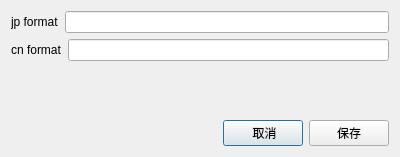
<?xml version="1.0" encoding="UTF-8"?>
<ui version="4.0">
 <class>DoubleLineFormatterDialog</class>
 <widget class="QDialog" name="DoubleLineFormatterDialog">
  <property name="geometry">
   <rect>
    <x>0</x>
    <y>0</y>
    <width>400</width>
    <height>157</height>
   </rect>
  </property>
  <property name="windowTitle">
   <string>Dialog</string>
  </property>
  <layout class="QVBoxLayout" name="verticalLayout_2">
   <item>
    <layout class="QVBoxLayout" name="verticalLayout">
     <item>
      <layout class="QHBoxLayout" name="horizontalLayout">
       <item>
        <widget class="QLabel" name="label">
         <property name="text">
          <string>jp format</string>
         </property>
        </widget>
       </item>
       <item>
        <widget class="QLineEdit" name="jpFormatEdit"/>
       </item>
      </layout>
     </item>
     <item>
      <layout class="QHBoxLayout" name="horizontalLayout_2">
       <item>
        <widget class="QLabel" name="label_2">
         <property name="text">
          <string>cn format</string>
         </property>
        </widget>
       </item>
       <item>
        <widget class="QLineEdit" name="cnFormatEdit"/>
       </item>
      </layout>
     </item>
    </layout>
   </item>
   <item>
    <spacer name="verticalSpacer">
     <property name="orientation">
      <enum>Qt::Orientation::Vertical</enum>
     </property>
     <property name="sizeHint" stdset="0">
      <size>
       <width>20</width>
       <height>18</height>
      </size>
     </property>
    </spacer>
   </item>
   <item>
    <layout class="QHBoxLayout" name="horizontalLayout_3">
     <item>
      <spacer name="horizontalSpacer">
       <property name="orientation">
        <enum>Qt::Orientation::Horizontal</enum>
       </property>
       <property name="sizeHint" stdset="0">
        <size>
         <width>40</width>
         <height>20</height>
        </size>
       </property>
      </spacer>
     </item>
     <item>
      <widget class="QPushButton" name="cancelButton">
       <property name="text">
        <string> 取消</string>
       </property>
      </widget>
     </item>
     <item>
      <widget class="QPushButton" name="saveButton">
       <property name="text">
        <string>保存</string>
       </property>
      </widget>
     </item>
    </layout>
   </item>
  </layout>
 </widget>
 <resources/>
 <connections/>
</ui>
